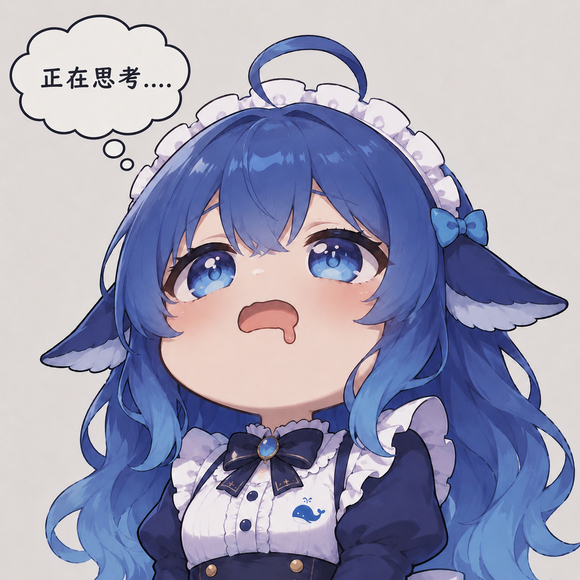
#> input picture wallpaper/assets/accent-thinking-girl.png, 580 x 580 px
$ python compose-wide.py
#> lines starting #> are read from the running program, lines starting #| are printed output that depends on the picture
"""Rebuild the wallpaper WIDER so the host can pan it without any scaling.

Why: `dsh-any-background` paints the wallpaper as `background-image` on a
`position:fixed; inset:0` element with `background-size: cover` and
`background-position: center`. Aligning the image's centre with the conversation
column's centre is therefore just a matter of shifting `background-position` —
but `cover` only leaves ±5.5% of horizontal slack for a 16:9 image in a 1.6-ratio
window, and the column offset here is ~8.7%.

Widening the image is the fix: the sides are the portrait's own (uniform)
background, so extending the canvas horizontally costs nothing and buys the pan
range. At 3200x1440 the cover scale is still height-driven, so the portrait's
on-screen size is unchanged; the slack becomes ±19% of the window instead.

Same recipe as the dark seamless version: canvas rows filled from the portrait's
own edge columns (no invented colour), portrait centred, uniform dark grade.
"""
import sys
import tempfile
from pathlib import Path

import numpy as np
from PIL import Image

HERE = Path(__file__).resolve().parent

# 源图默认用仓库自带的那张，所以本脚本可以独立运行。
# 想换图：compose-wide.py <源图> [输出文件]
SRC = Path(sys.argv[1]) if len(sys.argv) > 1 else HERE / "assets" / "accent-thinking-girl.png"
OUT = Path(sys.argv[2]) if len(sys.argv) > 2 else Path(tempfile.gettempdir()) / "wallpaper-wide.jpg"

if not SRC.exists():
    raise SystemExit(f"找不到源图: {SRC}")

W, H = 3200, 1440          # 2.22:1 -> plenty of pan slack under `cover`
SUBJ_H = 1620              # unchanged, so the on-screen portrait size is unchanged
SUBJ_X = (W - SUBJ_H) // 2  # centred
SUBJ_Y = -95
EDGE = 6
GRADE = 0.30
VIGNETTE = 0.18
CONTRAST = 1.12

src = Image.open(SRC).convert("RGB")
#> src is the input picture: PIL image 580x580 RGB; mean R, G, B 158.7, 158.6, 181.3
subj = src.resize((SUBJ_H, SUBJ_H), Image.LANCZOS)

arr = np.asarray(subj).astype(np.float32)
edge = (arr[:, 0:EDGE, :].mean(axis=1) + arr[:, -EDGE:, :].mean(axis=1)) / 2.0
#> edge = 1620 rows, first 8: [222.3, 217.2, 215.5], [222.3, 217.2, 215.5], [222.6, 217.5, 215.2], [222.5, 217.2, 214.8], [222.5, 217.5, 214.5], [222.8, 217.6, 214.6], [222.8, 217.8, 215], [222.8, 217.8, 215]

rows = np.zeros((H, 3), dtype=np.float32)
for y in range(H):
    rows[y] = edge[min(max(y - SUBJ_Y, 0), SUBJ_H - 1)]
#> after the loop, rows = 1440 rows, first 8: [221.8, 216.8, 213.8], [221.8, 216.8, 213.8], [221.5, 216.8, 213.6], [221.3, 217, 213.5], [221.3, 217, 213.5], [221.9, 217.3, 213.8], [222.3, 217.3, 214.1], [222.5, 217.3, 214.1]
canvas = np.repeat(rows[:, None, :], W, axis=1)
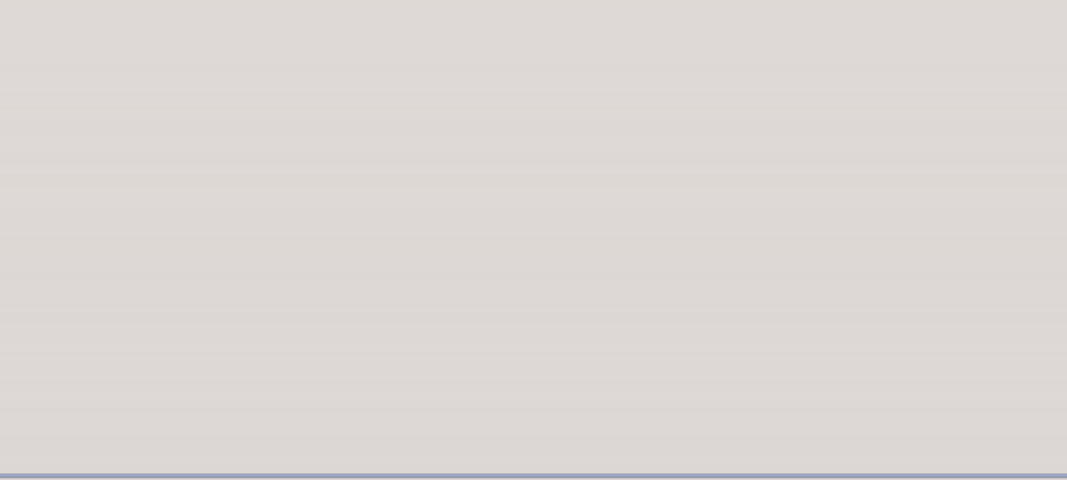
#> canvas: shape (1440, 3200, 3) float32 (shown at 1/3 size); mean of channels 0, 1, 2 208.2, 207.4, 205.7; drawn as R, G, B

src_y0 = max(0, -SUBJ_Y)
dst_y0 = max(0, SUBJ_Y)
copy_h = min(SUBJ_H - src_y0, H - dst_y0)
src_x0 = max(0, -SUBJ_X)
dst_x0 = max(0, SUBJ_X)
copy_w = min(SUBJ_H - src_x0, W - dst_x0)
canvas[dst_y0:dst_y0 + copy_h, dst_x0:dst_x0 + copy_w] = arr[src_y0:src_y0 + copy_h, src_x0:src_x0 + copy_w]
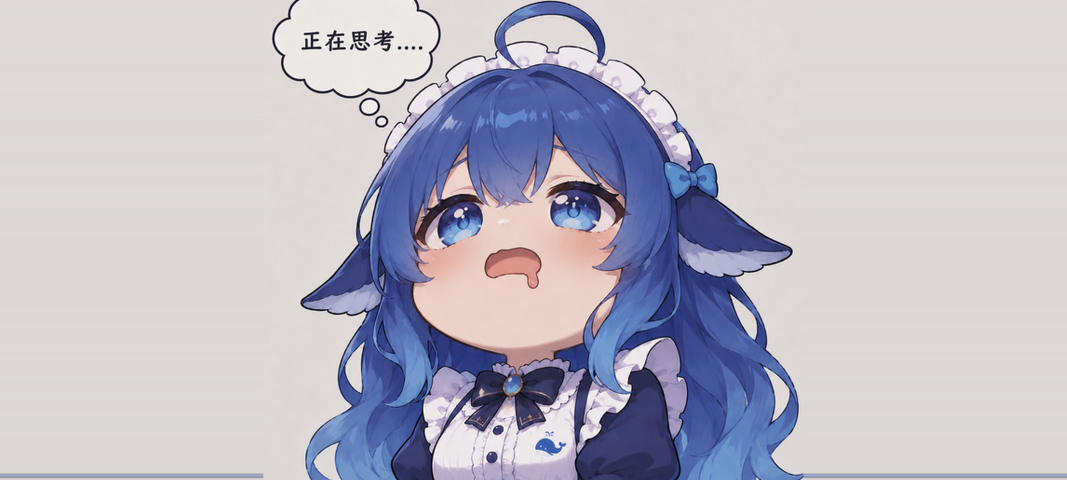
#> canvas: shape (1440, 3200, 3) float32 (shown at 1/3 size); mean of channels 0, 1, 2 183.8, 182.6, 193.1; drawn as R, G, B

# uniform dark grade (identical to the dark seamless version)
canvas = canvas / 255.0 * GRADE
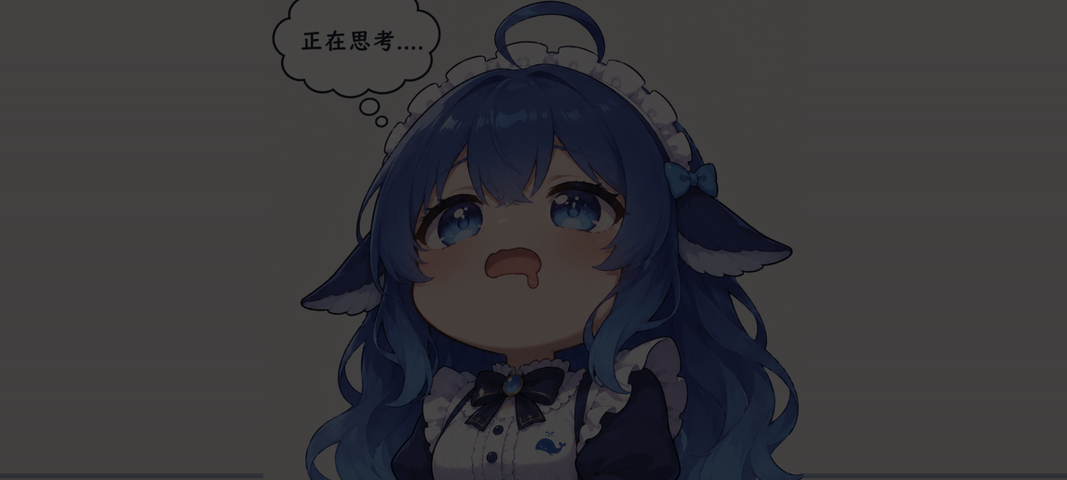
#> canvas: shape (1440, 3200, 3) float32 (shown at 1/3 size); mean of channels 0, 1, 2 0.217, 0.216, 0.231; drawn as R, G, B
canvas = np.clip((canvas - 0.5 * GRADE) * CONTRAST + 0.5 * GRADE, 0.0, 1.0)

yy, xx = np.mgrid[0:H, 0:W].astype(np.float32)
u, v = xx / (W - 1), yy / (H - 1)
d = np.sqrt(((u - 0.5) * (W / H)) ** 2 + (v - 0.5) ** 2)
canvas *= np.clip(1.0 - VIGNETTE * np.clip(d / 0.62, 0, 1) ** 1.6, 0.0, 1.0)[..., None]

out = np.clip(canvas * 255.0, 0, 255).astype(np.uint8)
Image.fromarray(out, "RGB").save(OUT, "JPEG", quality=93, optimize=True, subsampling=1)

lum = 0.2126 * out[..., 0] + 0.7152 * out[..., 1] + 0.0722 * out[..., 2]
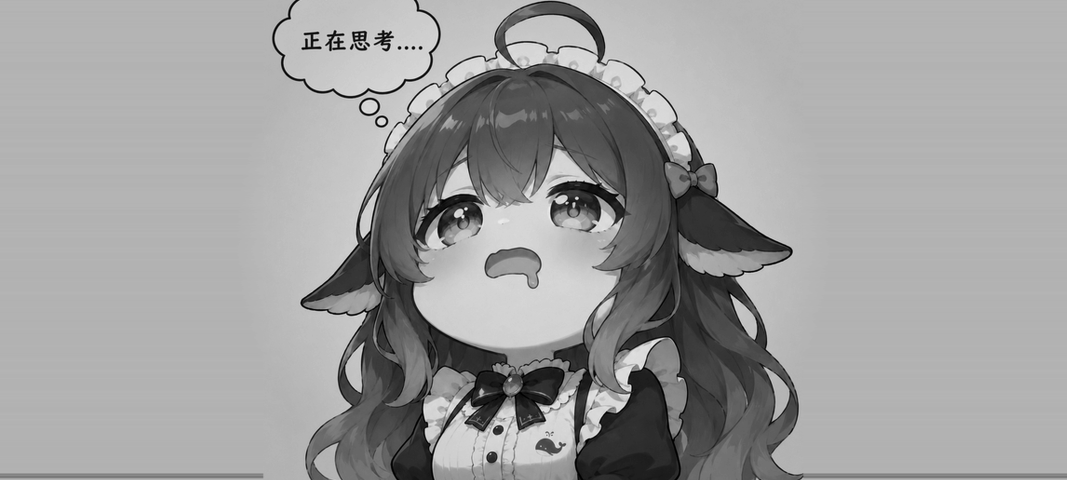
#> lum: shape (1440, 3200) float64 (shown at 1/3 size); min 0, max 79.28, mean 49.3; drawn with min black and max white
print(f"canvas    : {W}x{H}  ratio {W / H:.2f}")
print(f"portrait  : x={SUBJ_X}..{SUBJ_X + SUBJ_H}  centre={SUBJ_X + SUBJ_H // 2}  (canvas centre={W // 2})")
print(f"luma      : mean {lum.mean():.1f}  max {lum.max():.1f}")
#| luma      : mean 49.3  max 79.3
print(f"saved     : {OUT}")
